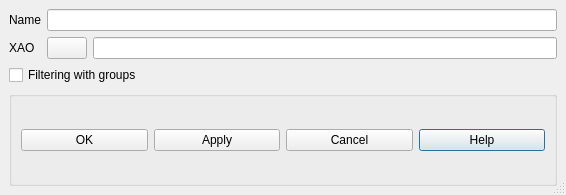
<?xml version="1.0" encoding="UTF-8"?>
<ui version="4.0">
 <class>CreateBoundaryCAO</class>
 <widget class="QDialog" name="CreateBoundaryCAO">
  <property name="geometry">
   <rect>
    <x>0</x>
    <y>0</y>
    <width>566</width>
    <height>195</height>
   </rect>
  </property>
  <property name="sizePolicy">
   <sizepolicy hsizetype="Fixed" vsizetype="Fixed">
    <horstretch>0</horstretch>
    <verstretch>0</verstretch>
   </sizepolicy>
  </property>
  <property name="windowTitle">
   <string>Get CAO</string>
  </property>
  <property name="autoFillBackground">
   <bool>true</bool>
  </property>
  <property name="sizeGripEnabled">
   <bool>true</bool>
  </property>
  <layout class="QGridLayout">
   <property name="margin">
    <number>9</number>
   </property>
   <property name="spacing">
    <number>6</number>
   </property>
   <item row="3" column="0" colspan="3">
    <widget class="QGroupBox" name="GBButtons">
     <property name="title">
      <string/>
     </property>
     <layout class="QGridLayout">
      <property name="margin">
       <number>9</number>
      </property>
      <property name="spacing">
       <number>6</number>
      </property>
      <item row="0" column="3">
       <widget class="QPushButton" name="buttonHelp">
        <property name="text">
         <string>Help</string>
        </property>
       </widget>
      </item>
      <item row="0" column="2">
       <widget class="QPushButton" name="buttonCancel">
        <property name="text">
         <string>Cancel</string>
        </property>
       </widget>
      </item>
      <item row="0" column="1">
       <widget class="QPushButton" name="buttonApply">
        <property name="text">
         <string>Apply</string>
        </property>
       </widget>
      </item>
      <item row="0" column="0">
       <widget class="QPushButton" name="buttonOk">
        <property name="text">
         <string>OK</string>
        </property>
       </widget>
      </item>
     </layout>
    </widget>
   </item>
   <item row="2" column="0" colspan="3">
    <widget class="QCheckBox" name="CBGroupe">
     <property name="text">
      <string>Filtering with groups</string>
     </property>
    </widget>
   </item>
   <item row="1" column="2">
    <widget class="QLineEdit" name="LEFileName">
     <property name="minimumSize">
      <size>
       <width>370</width>
       <height>21</height>
      </size>
     </property>
    </widget>
   </item>
   <item row="1" column="1">
    <widget class="QPushButton" name="PushFichier">
     <property name="text">
      <string/>
     </property>
    </widget>
   </item>
   <item row="1" column="0">
    <widget class="QLabel" name="XAO">
     <property name="text">
      <string>XAO</string>
     </property>
    </widget>
   </item>
   <item row="0" column="1" colspan="2">
    <widget class="QLineEdit" name="LEName">
     <property name="minimumSize">
      <size>
       <width>382</width>
       <height>21</height>
      </size>
     </property>
     <property name="maxLength">
      <number>32</number>
     </property>
    </widget>
   </item>
   <item row="0" column="0">
    <widget class="QLabel" name="Name">
     <property name="text">
      <string>Name</string>
     </property>
    </widget>
   </item>
  </layout>
 </widget>
 <resources/>
 <connections/>
</ui>
